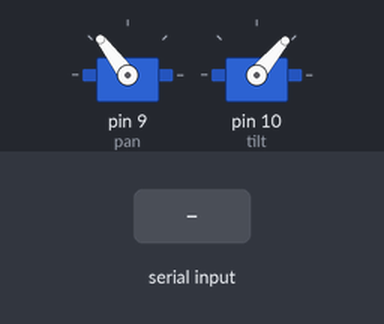
The sketch below on a simulated Arduino Uno, built with avr-gcc and run on an emulated ATmega328P. Shown: 2 × servo. Inputs (shaded band) come from the test bench.

Above: at 1.2 s.
1.3 s: "pan\n" received over Serial
At 1.8 s:
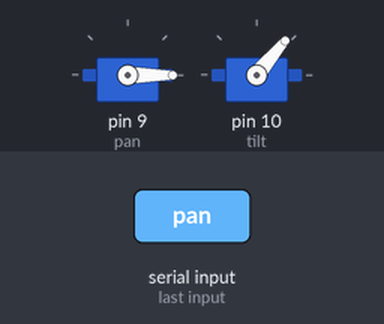
2.8 s: "tilt\n" received over Serial
At 4.1 s:
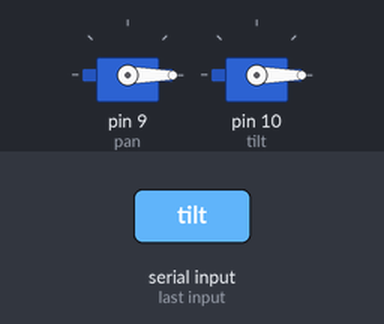
Timing chart, 0 to 5.8 s (numbered marks = the images above; inputs shaded):
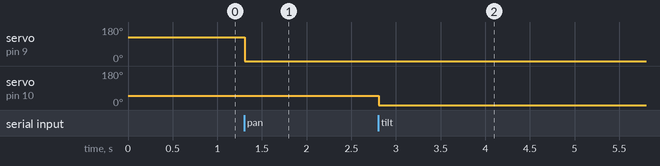

Measured:
- after the input at 1.3 s, servo on pin 9 (pan): 127° → 0° at once
- after the input at 2.8 s, servo on pin 10 (tilt): 50° → 0° at once

The sketch:

pt_control.ino
```cpp
#include <stdlib.h>
#include <Servo.h>
Servo pan, tilt;
String inputString = "";         // a String to hold incoming data
bool stringComplete = false;  // whether the string is complete
int pos_pan = 127;
int pos_tilt = 50;

void setup() {
  // initialize serial:
  Serial.begin(9600);
  // reserve 200 bytes for the inputString:
  inputString.reserve(200);
  pan.attach(9);
  tilt.attach(10);

  pan.write(pos_pan);
  tilt.write(pos_tilt);

}

void loop() {
  // print the string when a newline arrives:
  if (stringComplete) {
    if(inputString.substring(0,3) == "pan"){
      pos_pan = atoi(inputString.substring(3).c_str());
      pan.write(pos_pan);
    }
    if(inputString.substring(0,4) == "tilt"){
      pos_tilt = atoi(inputString.substring(4).c_str());
      tilt.write(pos_tilt);
    }
    else;


    //Serial.println(inputString);
    // clear the string:
    inputString = "";
    stringComplete = false;
  }
}

/*
  SerialEvent occurs whenever a new data comes in the hardware serial RX. This
  routine is run between each time loop() runs, so using delay inside loop can
  delay response. Multiple bytes of data may be available.
*/
void serialEvent() {
  while (Serial.available()) {
    // get the new byte:
    char inChar = (char)Serial.read();
    // add it to the inputString:
    inputString += inChar;
    // if the incoming character is a newline, set a flag so the main loop can
    // do something about it:
    if (inChar == '\n') {
      stringComplete = true;
    }
  }
}
```
